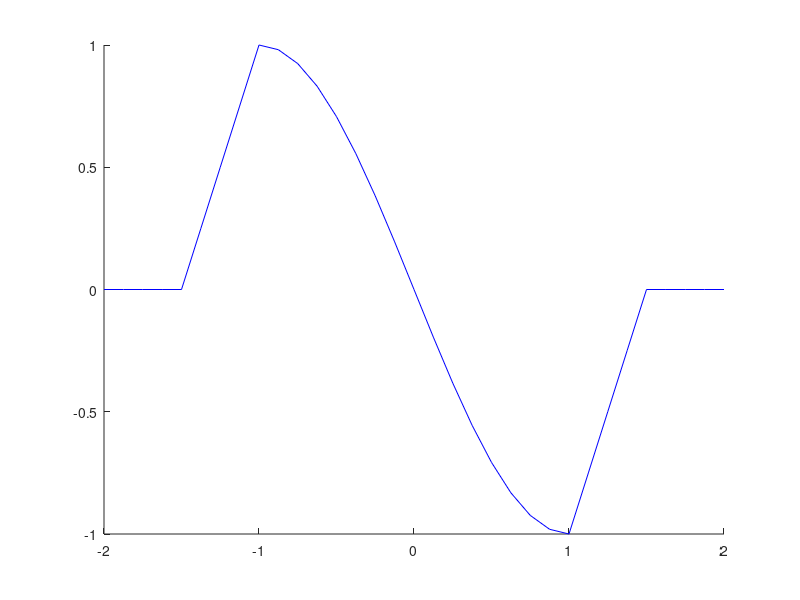

Reproduce this figure in MATLAB.
%% plotPiecewise.m
% Plot a piecewise function
% Author: Len Pieroni
% No assistance

clear;
clc;

%% Generate piecewise domains
x1 = [-1.5:.125:-1];
x2 = [-1:.125:1];
x3 = [1:.125:1.5];
x4 = [-2:.125:-1.5];
x5 = [1.5:.125:2];

%% Generate piecewise y-values
y1 = 2.*x1 + 3;
y2 = -sin(pi.*x2.*.5);
y3 = 2.*x3 - 3;
y4 = zeros(1, 5);
y5 = zeros(1, 5);

%% Plot piecewise functions
hold on;
plot(x1, y1, "b-");
plot(x2, y2, "b-");
plot(x3, y3, "b-");
plot(x4, y4, "b-");
plot(x5, y5, "b-");
hold off;